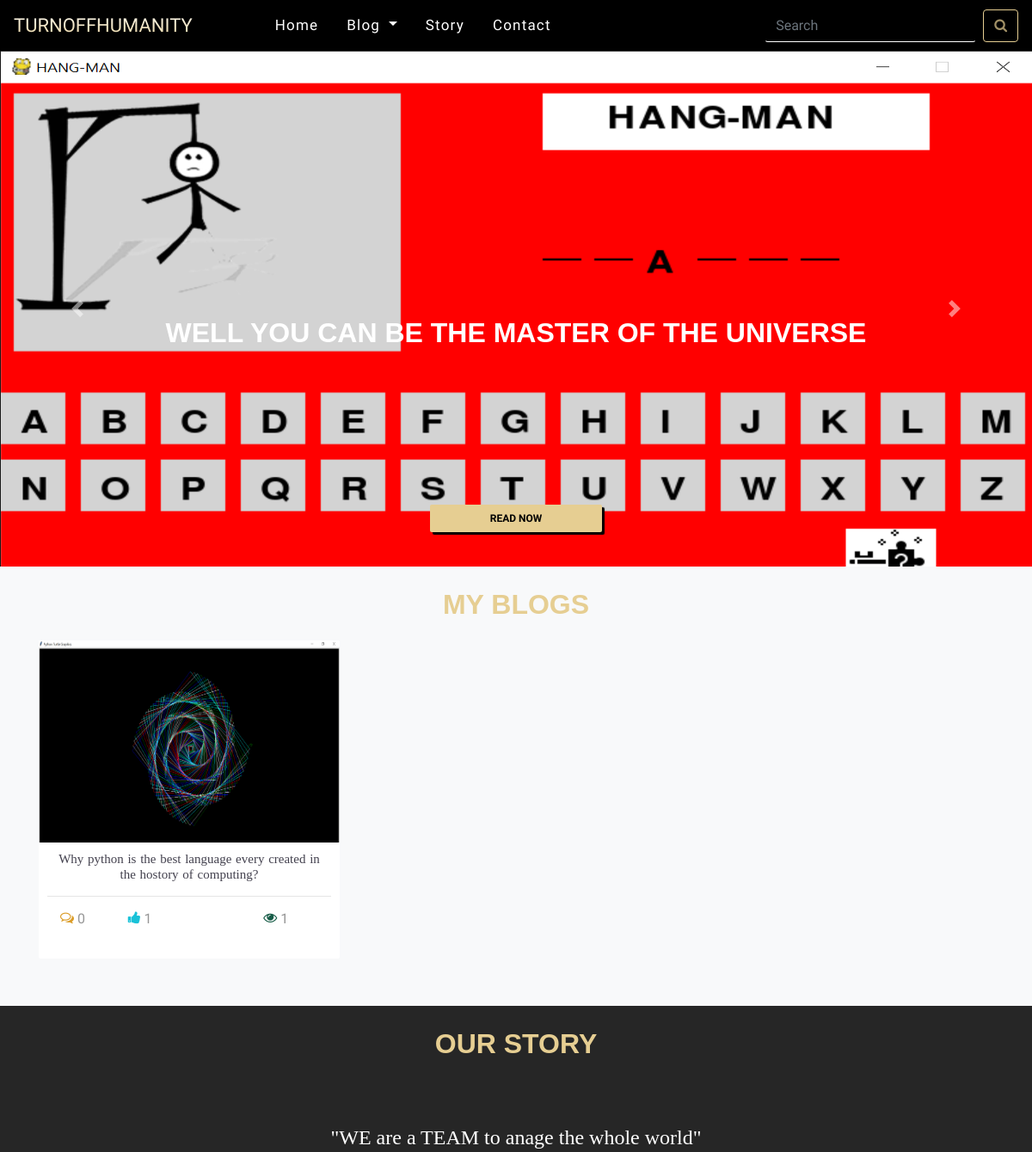
The app's page / (upper part), older data.
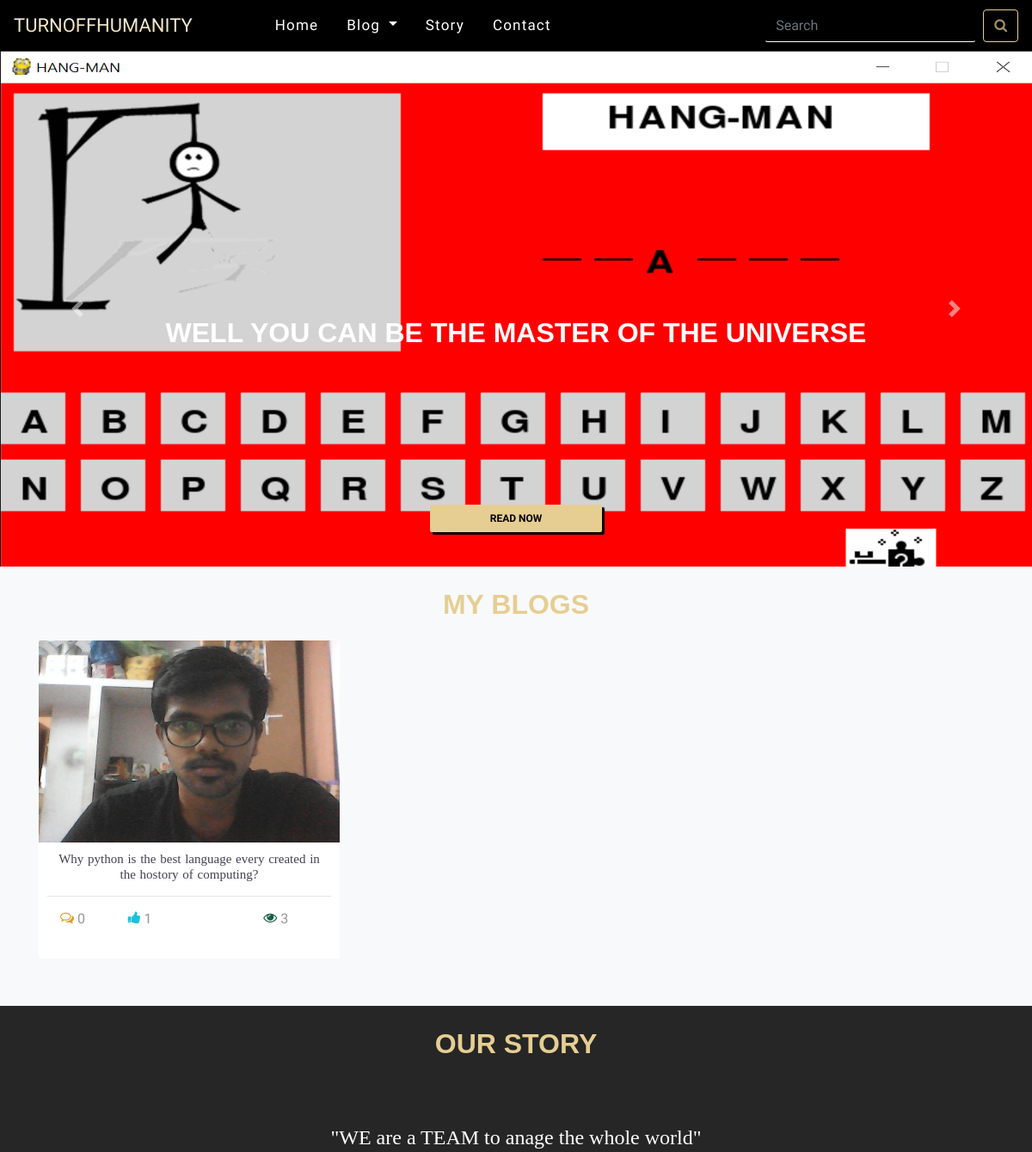
The same page, newer data.
### blogapp/models.py (models this page shows, shortened)
class Post(models.Model):
    Author=models.ForeignKey(User,on_delete=models.CASCADE)
    Title=models.TextField()
    TitleSlug=models.SlugField(blank=True,null=True)
    OverView=models.TextField()
    Thumbnail=models.ImageField(upload_to='thumbnails/')
    Content=RichTextUploadingField()
    Category=models.ManyToManyField(Category)
    DateAdded=models.DateField(auto_now_add=True)
    Views=models.PositiveIntegerField(default=0)
    CommentCount=models.PositiveIntegerField(default=0)
    Likes=models.PositiveIntegerField(default=0)
    class Meta:
        ordering=['-DateAdded']
    def __str__(self):
        return self.TitleSlug

### blogapp/views.py (the view)
# urls.py: 2. Add a URL to urlpatterns:  path('', views.home, name='home')
def home(request):
    post=Post.objects.all()
    post=post[:3]
    categories=Category.objects.all()
    courosels=Courosel.objects.all()
    aboutus=AboutUs.objects.all()
    if len(aboutus)>0:
        about=aboutus[0]
        return render(request,'index.html',context={'post':post,'categories':categories,'courosels':courosels,'about':about})
    else:
        return render(request,'index.html',context={'post':post,'categories':categories,'courosels':courosels})

### blogapp/models.py (called while the page is built)
    def __str__(self):
        return self.Name

    def __str__(self):
        return self.Content

### templates/index.html (shortened to what the changed rows need)
{% load static %}
<!DOCTYPE html>
<html lang="en">
    <head>
        <link rel="stylesheet" href="https://cdnjs.cloudflare.com/ajax/libs/font-awesome/4.7.0/css/font-awesome.min.css">
        <link rel="stylesheet" href="https://maxcdn.bootstrapcdn.com/bootstrap/4.5.2/css/bootstrap.min.css">
        <link rel = "stylesheet" href ="{% static 'styles/navfoot.css' %}">
        <link rel = "stylesheet" href ="{% static 'styles/index.css' %}">
    </head>
    <body>
          <section>
            <div class="latestblogs-container">
              <h1 id="lb-title">My Blogs</h1>
              <div class="latestblog">
                  <div class="row">
                    {% for post in post %}
                      <div class="col-sm-6 col-md-4">
                        <div class="blog-thumb">
                            <a class="lightbox" href="/posts/{{post.TitleSlug}}">
                                <img id="myblog-img" src="{{post.Thumbnail.url}}" alt="nature">
                            </a>
                            <div class="caption">
                                <p>{{post.Title}}</a>
                                  <hr>
                                  <div class="row" id="blog-row">
                                    <div class="box1">
                                      <div class="row">
                                        <i class="fa fa-comments-o"></i>
                                        <p>&nbsp;{{post.CommentCount}}</p>
                                      </div>
                                    </div>
                                    <div class="box2">
                                      <div class="row">
                                        <i class="fa fa-thumbs-up"></i>
                                        <p>&nbsp;{{post.Likes}}</p>
                                      </div>
                                    </div>
                                    <div class="box3">
                                      <div class="row">
                                        <i class="fa fa-eye"></i>
                                        <p>&nbsp;{{post.Views}}</p>
                                      </div>
                                    </div>
                                    </div>
                            </div>
                        </div>
                    </div>
                    {% endfor %}
  </section>
            <section>
              <div class="mystory" id="story">
                <h1 id="lb-title">Our Story</h1>
              </div>
            </section>
    </body>
</html>

Row changes from the older to the newer data that the page shows:
changed Post "Why python is the best language every created in the hostory of computing?": Thumbnail: a different picture; Views "1" → "3"
